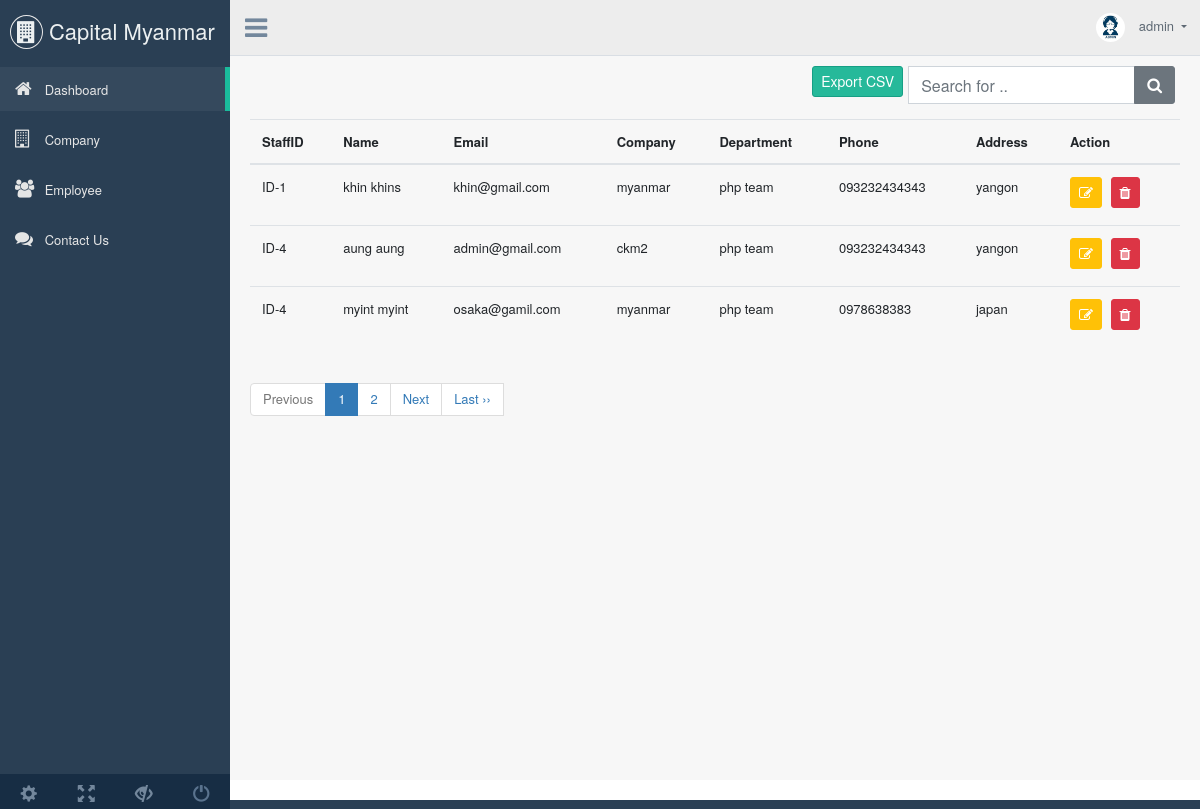
/dashboard.php (signed in), run on the app's committed database.
### tables this page shows
CREATE TABLE IF NOT EXISTS `employee` (
  `emId` int(11) NOT NULL AUTO_INCREMENT,
  `firstName` varchar(255) NOT NULL DEFAULT '0',
  `lastName` varchar(255) NOT NULL DEFAULT '0',
  `staffID` varchar(255) NOT NULL DEFAULT '0',
  `email` varchar(255) NOT NULL DEFAULT '0',
  `phone` varchar(50) NOT NULL DEFAULT '0',
  `companyId` int(11) NOT NULL DEFAULT '0',
  `department` varchar(50) NOT NULL DEFAULT '0',
  `password` varchar(50) NOT NULL DEFAULT '0',
  `address` varchar(50) NOT NULL DEFAULT '0',
  PRIMARY KEY (`emId`)
);

CREATE TABLE IF NOT EXISTS `company` (
  `comId` int(11) NOT NULL AUTO_INCREMENT,
  `company` varchar(255) NOT NULL DEFAULT '0',
  `email` varchar(255) NOT NULL DEFAULT '0',
  `address` varchar(255) NOT NULL DEFAULT '0',
  PRIMARY KEY (`comId`)
);

### common.php (called while the page is built, shortened)
<?php
    class Common {
        public $con;
        function __construct()
        {
            $this->con = new PDO(DSN, ROOT, ROOT_PASS);
        }
        function getAll($query, $param = []) {
            $data = $this->con->prepare($query);
            $data->execute($param);
            $data = $data->fetchAll(PDO::FETCH_ASSOC);
            return $data;
        }
        function getAllRow($query, $param = []) {
            $data = $this->con->prepare($query);
            $data->execute($param);
            $datas = $data->fetch(PDO::FETCH_ASSOC);
            return $datas;
        }
    }
?>

### pagination/pagination_start.php (called while the page is built, shortened)
<?php
    if (isset($_GET['page_no']) && $_GET['page_no']!="") {
        $page_no = $_GET['page_no'];
    }
    else {
        $page_no = 1;
    }
    $total_records_per_page = 3;
    $offset = ($page_no-1) * $total_records_per_page;
    $next_page = $page_no + 1;
?>

### dashboard.php (the view, shortened to what this page needs)
<?php
  include 'common.php';
  $data = new Common();
?>
<?php include 'header.php'?>
<?php include 'sidebar.php' ?>
<?php include 'top_nav.php' ?>
<?php
    require_once('pagination/pagination_start.php');
      $table = 'employee';
      $query = $data->getAll("SELECT * FROM $table");
      $result_count = count($query);
      $total_no_of_pages = ceil($result_count / $total_records_per_page);
      $datas = $data->getAll("SELECT * FROM $table LIMIT $offset, $total_records_per_page");
?>
<div class="right_col" role="main">
    <div class="exportSearch">
        <div class="">
          <a href="export-csv.php" class="btn btn-success btn-sm">Export CSV</a>
        </div>
        <form action="" method="post">
          <div class="input-group">
              <input type="text" class="form-control" name="keyword" placeholder="Search for ..">
              <div class="input-group-append">
              <button class="btn btn-secondary" type="submit" name="search">
                  <i class="fa fa-search"></i>
              </button>
              </div>
          </div>
        </form>
    </div>
  <?php
    if(isset($_POST['search'])) {
      $keyword = $_POST['keyword'];
      $data = new Common();
      $datas = $data->getAll("SELECT * FROM employee WHERE staffID LIKE '%$keyword%' OR concat(firstName ,' ', lastName) LIKE '%$keyword%' OR email LIKE '%$keyword%' OR phone LIKE '%$keyword%' ");
  ?>
    <table class="table">
        <thead>
          <tr>
            <th>StaffID</th>
            <th>Name</th>
            <th>Email</th>
            <th>Company</th>
            <th>Department</th>
            <th>Phone</th>
            <th>Address</th>
            <th>Action</th>
          </tr>
        </thead>
        <tbody>
          <?php
          foreach($datas as $data):
            $comdta = new Common();
            $comname = $comdta->getAllRow("SELECT company FROM company WHERE comId = ? ", [$data['companyId']]);
          ?>
          <tr>
            <td><?= $data['staffID']; ?></td>
            <td><?= $data['firstName'].' '.$data['lastName']; ?></td>
            <td><?= $data['email']; ?></td>
            <td>
              <?= $comname['company']; ?>
            </td>
            <td><?= $data['department'];?></td>
            <td><?= $data['phone']; ?></td>
            <td><?= $data['address']?></td>
            <td>
              <a href="editDashboard.php?edit=<?= $data['emId']; ?>" class="btn btn-warning btn-sm"><i class="fa fa-edit"></i></a>
              <a href="deleteDashboard.php?delete=<?= $data['emId']; ?>" class="btn btn-danger btn-sm"><i class="fa fa-trash"></i></a>
            </td>
          </tr>
          <?php endforeach;?>
        </tbody>
      </table>
  <?php } else { ?>
  <table class="table">
    <thead>
      <tr>
        <th>StaffID</th>
        <th>Name</th>
        <th>Email</th>
        <th>Company</th>
        <th>Department</th>
        <th>Phone</th>
        <th>Address</th>
        <th>Action</th>
      </tr>
    </thead>
    <tbody>
      <?php
      foreach($datas as $data):
        $comdta = new Common();
        $comname = $comdta->getAllRow("SELECT company FROM company WHERE comId = ? ", [$data['companyId']]);
       ?>
      <tr>
        <td><?= $data['staffID']; ?></td>
        <td><?= $data['firstName'].' '.$data['lastName']; ?></td>
        <td><?= $data['email']; ?></td>
        <td>
          <?= $comname['company']; ?>
        </td>
        <td><?= $data['department'];?></td>
        <td><?= $data['phone']; ?></td>
        <td><?= $data['address']; ?></td>
        <td>
          <a href="editDashboard.php?edit=<?= $data['emId']; ?>" class="btn btn-warning btn-sm"><i class="fa fa-edit"></i></a>
          <a href="deleteDashboard.php?delete=<?= $data['emId']; ?>" class="btn btn-danger btn-sm"><i class="fa fa-trash"></i></a>
        </td>
      </tr>
      <?php endforeach;?>
    </tbody>
  </table>
  <ul class="pagination">
      <?php
          include_once('pagination/pagination.php');
      ?>
  </ul>
  <?php } ?>
</div>
<?php include 'footer.php'?>

### header.php (shortened to what this page needs)
<!DOCTYPE html>
<html lang="en">
  <head>
    <link href="../vendors/bootstrap/dist/css/bootstrap.min.css" rel="stylesheet">
    <link href="../vendors/font-awesome/css/font-awesome.min.css" rel="stylesheet">
    <link href="../vendors/bootstrap-progressbar/css/bootstrap-progressbar-3.3.4.min.css" rel="stylesheet">
    <link href="../vendors/animate.css/animate.min.css" rel="stylesheet">
    <link href="../build/css/custom.min.css" rel="stylesheet">
    <link href="../build/css/pagination.css" rel="stylesheet">
    <link rel="stylesheet" href="../custom/style.css">
  </head>
  <body class="nav-md">

### sidebar.php (shortened to what this page needs)
<div class="container body">
      <div class="main_container">
        <div class="col-md-3 left_col">
          <div class="left_col scroll-view">
            <div class="navbar nav_title" style="border: 0;">
              <a href="index.html" class="site_title"><i class="fa fa-building"></i> <span>Capital Myanmar</span></a>
            </div>
            <div id="sidebar-menu" class="main_menu_side hidden-print main_menu">
              <div class="menu_section">
                <ul class="nav side-menu">
                  <li><a href="dashboard.php"><i class="fa fa-home"></i> Dashboard </a>
                  </li>
                  <li><a href="company.php"><i class="fa fa-building-o"></i> Company </a>
                  </li>
                  <li><a href="employee.php"><i class="fa fa-users"></i> Employee</a></li>
                  <li><a href="contact.php"><i class="fa fa-comments"></i> Contact Us</a></li>
                </ul>
              </div>
            </div>
            <div class="sidebar-footer hidden-small">
              <a data-toggle="tooltip" data-placement="top" title="Settings">
                <span class="glyphicon glyphicon-cog" aria-hidden="true"></span>
              </a>
              <a data-toggle="tooltip" data-placement="top" title="FullScreen">
                <span class="glyphicon glyphicon-fullscreen" aria-hidden="true"></span>
              </a>
              <a data-toggle="tooltip" data-placement="top" title="Lock">
                <span class="glyphicon glyphicon-eye-close" aria-hidden="true"></span>
              </a>
              <a data-toggle="tooltip" data-placement="top" title="Logout" href="login.html">
                <span class="glyphicon glyphicon-off" aria-hidden="true"></span>
              </a>
            </div>
          </div>
        </div>

### top_nav.php (shortened to what this page needs)
<div class="top_nav">
  <div class="nav_menu">
    <div class="nav toggle">
      <a id="menu_toggle"><i class="fa fa-bars"></i></a>
    </div>
    <nav class="nav navbar-nav">
      <ul class=" navbar-right">
        <li class="nav-item dropdown open" style="padding-left: 15px;">
          <a href="javascript:;" class="user-profile dropdown-toggle" aria-haspopup="true" id="navbarDropdown" data-toggle="dropdown" aria-expanded="false">
            <img src="images/admin.jpg" alt=""> <?= $_SESSION['user']; ?>
          </a>
        </li>
      </ul>
    </nav>
  </div>
</div>

### pagination/pagination.php (shortened to what this page needs)
	<li <?php if($page_no <= 1){ echo "class='disabled'"; } ?>>
	<a <?php if($page_no > 1){ echo "href='?page_no=$previous_page'"; } ?>>Previous</a>
	</li>
    <?php
	if ($total_no_of_pages <= 10){
		for ($counter = 1; $counter <= $total_no_of_pages; $counter++){
			if ($counter == $page_no) {
		   echo "<li class='active'><a>$counter</a></li>";
				}else{
           echo "<li><a href='?page_no=$counter'>$counter</a></li>";
				}
        }
	}
?>
	<li <?php if($page_no >= $total_no_of_pages){ echo "class='disabled'"; } ?>>
	<a <?php if($page_no < $total_no_of_pages) { echo "href='?page_no=$next_page'"; } ?>>Next</a>
	</li>
    <?php if($page_no < $total_no_of_pages){
		echo "<li><a href='?page_no=$total_no_of_pages'>Last &rsaquo;&rsaquo;</a></li>";
		} ?>

### footer.php (shortened to what this page needs)
        <footer>
        </footer>
      </div>
    </div>
  </body>
</html>

### build/css/pagination.css (style rules this page uses)
.pagination { display: inline-block; padding-left: 0; margin: 20px 0; border-radius: 4px; }
.pagination>li { display: inline; }
.pagination>li:first-child>a, .pagination>li:first-child>span { margin-left: 0; border-top-left-radius: 4px; border-bottom-left-radius: 4px; }
.pagination>.disabled>a, .pagination>.disabled>a:focus, .pagination>.disabled>a:hover, .pagination>.disabled>span, .pagination>.disabled>span:focus, .pagination>.disabled>span:hover { color: #777; cursor: not-allowed; background-color: #fff; border-color: #ddd; }
.pagination>li>a, .pagination>li>span { position: relative; float: left; padding: 6px 12px; margin-left: -1px; line-height: 1.42857143; color: #337ab7; text-decoration: none; background-color: #fff; border: 1px solid #ddd; }
.pagination>.active>a, .pagination>.active>a:focus, .pagination>.active>a:hover, .pagination>.active>span, .pagination>.active>span:focus, .pagination>.active>span:hover { z-index: 3; color: #fff; cursor: default; background-color: #337ab7; border-color: #337ab7; }

### custom/style.css (style rules this page uses)
.exportSearch { float: right; display: inline-flex; }

### data on the page
employee: staffID "ID-1", firstName "khin", lastName "khins", email "khin@gmail.com", companyId.company "myanmar", department "php team", phone "093232434343", address "yangon"
employee: staffID "ID-4", firstName "aung", lastName "aung", email "admin@gmail.com", companyId.company "ckm2", department "php team", phone "093232434343", address "yangon"
employee: staffID "ID-4", firstName "myint", lastName "myint", email "osaka@gamil.com", companyId.company "myanmar", department "php team", phone "0978638383", address "japan"

### other printed values
$_SESSION['user'] "admin"
